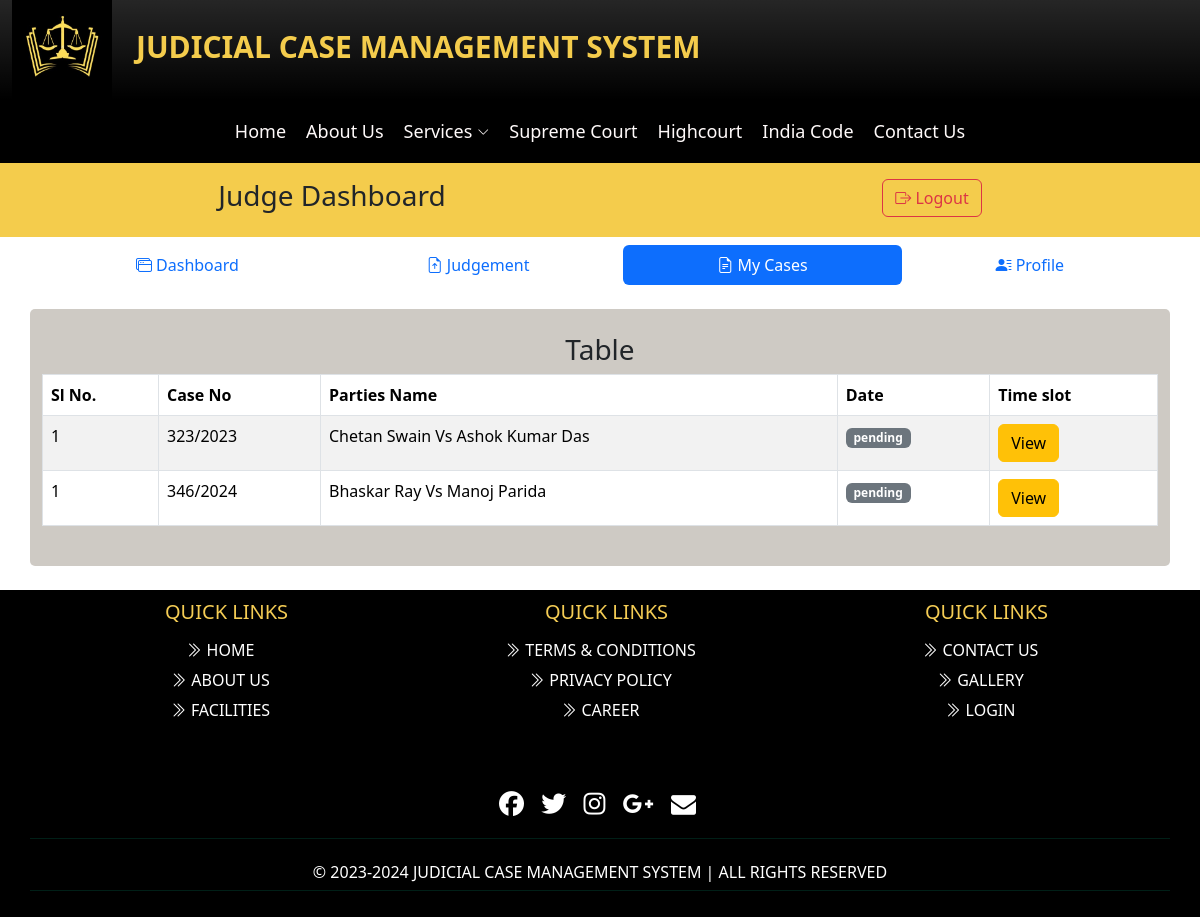
The page /Judge/cases.php (signed in) on the database as committed earlier.
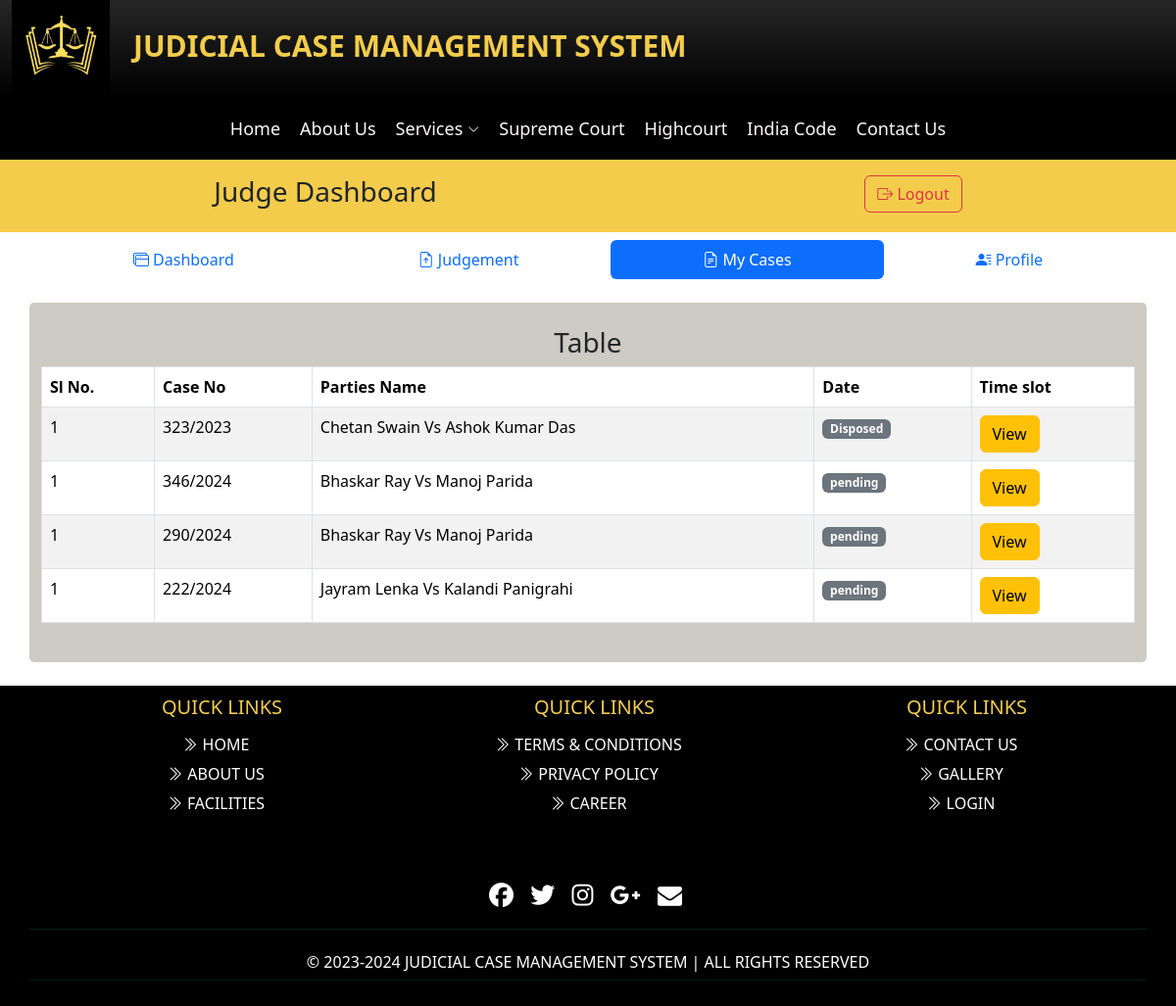
The same page on the database as committed later.
### tables this page shows
CREATE TABLE `case_info` (
  `slno` int(100) NOT NULL,
  `f_filingno` varchar(11) NOT NULL,
  `f-date` date NOT NULL,
  `case_type` varchar(11) NOT NULL,
  `case_no` varchar(11) NOT NULL,
  `year` int(11) NOT NULL,
  `regd_date` date NOT NULL,
  `j_regd` varchar(11) NOT NULL,
  `a_regd` varchar(11) NOT NULL,
  `courtno` int(11) NOT NULL
);

CREATE TABLE `casefiling` (
  `slno` int(11) NOT NULL,
  `filingno` int(20) NOT NULL,
  `state` varchar(20) NOT NULL,
  `court` varchar(100) NOT NULL,
  `casetype` varchar(15) NOT NULL,
  `date` date NOT NULL,
  `pname` varchar(50) NOT NULL,
  `pgname` varchar(50) NOT NULL,
  `page` int(10) NOT NULL,
  `pgender` varchar(15) NOT NULL,
  `pnation` varchar(20) NOT NULL,
  `pcaste` varchar(10) NOT NULL,
  `pemail` varchar(50) NOT NULL,
  `pphn` bigint(12) NOT NULL,
  `padd` varchar(70) NOT NULL,
  `pcity` varchar(20) NOT NULL,
  `pstate` varchar(20) NOT NULL,
  `ppin` int(6) NOT NULL,
  `rname` varchar(50) NOT NULL,
  `rgname` varchar(50) NOT NULL,
  `rage` int(5) NOT NULL,
  `rgender` varchar(6) NOT NULL,
  `rnation` varchar(20) NOT NULL,
  `rcaste` varchar(25) NOT NULL,
  `radd` varchar(70) NOT NULL,
  `rcity` varchar(20) NOT NULL,
  `rstate` varchar(20) NOT NULL,
  `rpin` int(6) NOT NULL,
  `advno` varchar(30) NOT NULL,
  `advname` varchar(50) NOT NULL,
  `r_advname` varchar(50) DEFAULT NULL,
  `r_advno` varchar(10) DEFAULT NULL,
  `fact` text NOT NULL,
  `act` varchar(100) NOT NULL,
  `section` varchar(100) NOT NULL,
  `file` varchar(100) NOT NULL,
  `sts` varchar(11) NOT NULL,
  `judgement` text DEFAULT NULL,
  `verify` int(1) NOT NULL DEFAULT 0
);

### Judge/cases.php (the view, shortened to what this page needs)
<!DOCTYPE html>
<html lang="en">
<head>
</head>
<body>
    <?php include 'head.php'; ?>
    <?php include 'j_nav.php'; ?>
    <div class="container boxtbl">
        <h3 class="text-center">Table</h3>
        <table class="table table-striped table-hover table-bordered">
            <thead>
                <tr>
                    <th>Sl No.</th>
                    <th>Case No</th>
                    <th>Parties Name</th>
                    <th>Date</th>
                    <th>Time slot</th>
                </tr>
            </thead>
            <tbody>
                <?php
                include '../dbcon.php';
                $amail = $_SESSION['username'];
                $sql = "select * from `judge_info` where  `j_email` = '$amail' ";
                $result = mysqli_query($con, $sql);
                if (mysqli_num_rows($result) > 0) {
                    while ($row = mysqli_fetch_array($result)) {
                        $Regd = $row['j_regd'];
                    }
                } else {
                    echo "Unable to Show your Information";
                }
                $qr = "SELECT * FROM casefiling, case_info WHERE (case_info.f_filingno=casefiling.filingno AND case_info.j_regd='$Regd')";
                $res = mysqli_query($con, $qr);
                if ($res) {
                    if (mysqli_num_rows($res) > 0) {
                        foreach ($res as $row) {
                            $sl = 1;
                            $sql2 = "SELECT * FROM `case_info` WHERE `f_filingno`= " . $row['filingno'] . "";
                            $res2 = mysqli_query($con, $sql2);
                            foreach ($res2 as  $rw) {
                                $case = $rw['case_no'] . '/' . $rw['year'];
                                echo '<tr>
                            <td>' . $sl . '</td>
                            <td>' . $case . '</td>';
                            }
                            echo '
                                <td>' . $row['pname'] . '  Vs  ' . $row['rname'] . '</td>
                                <td><span class="badge text-bg-secondary">' . $row['sts'] . '</span></td>
                                <td><a href="caseinfo.php?fno=' . $row['filingno'] . '" class="btn btn-warning">View</a></td>
                                </tr>';
                        }
                    } else {
                        echo '<tr><td></td><td></td>
                        <td>No Cases are found</td>
                        <td></td><td></td><tr>';
                    }
                } else {
                    echo "Error";
                }
                ?>
            </tbody>
        </table>
    </div>
    <?php include 'foot.php'; ?>
</body>
</html>

### Judge/head.php (shortened to what this page needs)
<!DOCTYPE html>
<html lang="en">
<head>
    <link href="https://cdn.jsdelivr.net/npm/bootstrap@5.3.3/dist/css/bootstrap.min.css" rel="stylesheet"
>
    <link rel="stylesheet" href="https://cdn.jsdelivr.net/npm/bootstrap-icons@1.11.3/font/bootstrap-icons.min.css">
    <link rel="stylesheet" href="https://cdnjs.cloudflare.com/ajax/libs/font-awesome/4.7.0/css/font-awesome.min.css">
    <link href="../assets/css/nav.css" rel="stylesheet">
</head>
<body>
    <div class="container-fluid d-flex bg-black bg-gradient">
        <img src="../img/logo.jpg" alt="Logo" width="100" height="100" class="d-inline-block ">
        <span style="font-size: 30px; color: #F4CC4C;" class="p-4"><strong>JUDICIAL CASE MANAGEMENT
                SYSTEM</strong></span>
    </div>
    <section>
        <header id="header" class="fixed-top d-flex align-items-center">
            <div class="container d-flex align-items-center justify-content-between">
                <nav id="navbar" class="navbar">
                    <ul>
                        <li><a class="nav-link scrollto" href="../index.php">Home</a></li>
                        <li><a class="nav-link scrollto" href="../about.php">About Us</a></li>
                        <li class="dropdown"><a href="#"><span>Services</span> <i class="bi bi-chevron-down"></i></a>
                        </li>
                        <li><a class="nav-link scrollto" href="https://www.sci.gov.in/">Supreme Court</a></li>
                        <li><a class="nav-link scrollto" href="../highcourt.php">Highcourt</a></li>
                        <li><a class="nav-link scrollto" href="https://www.indiacode.nic.in/">India Code</a></li>
                        <li><a class="nav-link scrollto" href="../contact.php">Contact Us</a></li>
                    </ul>
                </nav>
            </div>
        </header>
    </section>
</body>
</html>

### Judge/j_nav.php
<div class="container-fuild" style="background-color: #F4CC4C; display: flex; justify-content: space-around;">
    <h3 class="p-3">Judge Dashboard</h3>
    <div class="p-3">
        <a href="j_logout.php" class="btn btn-outline-danger" style="float: right;"><i
                class="bi bi-box-arrow-right"></i>
            Logout</a>
    </div>
</div>
<div class="container mt-2">
    <ul class="nav nav-pills nav-fill">
        <li class="nav-item">
            <a class="nav-link <?php echo basename($_SERVER['PHP_SELF']) == 'dashboard.php' ? 'active' : ''; ?>"
                aria-current="page" href="dashboard.php"><i class="bi bi-window-stack"></i> Dashboard</a>
        </li>
        <li class="nav-item">
            <a class="nav-link <?php echo basename($_SERVER['PHP_SELF']) == 'judgement.php' ? 'active' : ''; ?>"
                aria-current="page" href="judgement.php"><i class="bi bi-file-earmark-arrow-up"></i> Judgement
            </a>
        </li>
        <li class="nav-item">
            <a class="nav-link <?php echo basename($_SERVER['PHP_SELF']) == 'cases.php' ? 'active' : ''; ?>"
                aria-current="page" name="cases" href="cases.php"><i class="bi bi-file-earmark-text"></i> My
                Cases</a>
        </li>
        <li class="nav-item">
            <a class="nav-link <?php echo basename($_SERVER['PHP_SELF']) == 'profile.php' ? 'active' : ''; ?>"
                aria-current="page" href="profile.php"><i class="bi bi-person-lines-fill"></i> Profile</a>
        </li>
    </ul>
</div>

### dbcon.php (shortened to what this page needs)
<!DOCTYPE html>
<html lang="en">
<head>
    <link href="https://cdn.jsdelivr.net/npm/bootstrap@5.3.3/dist/css/bootstrap.min.css" rel="stylesheet">
</head>
<body>
</body>
</html>

### Judge/foot.php (shortened to what this page needs)
<section id="footer">
    <div class="container">
        <div class="row text-center text-xs-center text-sm-left text-md-left">
            <div class="col-xs-12 col-sm-4 col-md-4">
                <h5>Quick links</h5>
                <ul class="list-unstyled quick-links">
                    <li><a href="#"><i class="bi bi-chevron-double-right"></i>Home</a></li>
                    <li><a href="#"><i class="bi bi-chevron-double-right"></i>About Us</a></li>
                    <li><a href="#"><i class="bi bi-chevron-double-right"></i>Facilities</a></li>
                </ul>
            </div>
            <div class="col-xs-12 col-sm-4 col-md-4">
                <h5>Quick links</h5>
                <ul class="list-unstyled quick-links">
                    <li><a href="#"><i class="bi bi-chevron-double-right"></i>Terms & Conditions</a></li>
                    <li><a href="#"><i class="bi bi-chevron-double-right"></i>Privacy Policy</a></li>
                    <li><a href="#"><i class="bi bi-chevron-double-right"></i>Career</a></li>
                </ul>
            </div>
            <div class="col-xs-12 col-sm-4 col-md-4">
                <h5>Quick links</h5>
                <ul class="list-unstyled quick-links">
                    <li><a href="#"><i class="bi bi-chevron-double-right"></i>Contact Us</a></li>
                    <li><a href="#"><i class="bi bi-chevron-double-right"></i>Gallery</a></li>
                    <li><a href="#"><i class="bi bi-chevron-double-right"></i>Login</a></li>
                </ul>
            </div>
        </div>
        <div class="row">
            <div class="col-xs-12 col-sm-12 col-md-12 mt-2 mt-sm-5">
                <ul class="list-unstyled list-inline social text-center">
                    <li class="list-inline-item"><a href="#"><i class="fa fa-facebook"></i></a></li>
                    <li class="list-inline-item"><a href="#"><i class="fa fa-twitter"></i></a></li>
                    <li class="list-inline-item"><a href="#"><i class="fa fa-instagram"></i></a></li>
                    <li class="list-inline-item"><a href="#"><i class="fa fa-google-plus"></i></a></li>
                    <li class="list-inline-item"><a href="#" target="_blank"><i class="fa fa-envelope"></i></a></li>
                </ul>
            </div>
            <hr>
        </div>
        <div class="row">
            <div class="col-xs-12 col-sm-12 col-md-12 mt-2 mt-sm-2 text-center text-white">
                <p class="h6">&copy; <?php echo '2023-' . date("Y"); ?> JUDICIAL CASE MANAGEMENT SYSTEM<a class="text-green ml-2" href="#" target="_blank"> | ALL RIGHTS RESERVED</a></p>
            </div>
            <hr>
        </div>
    </div>
</section>

### assets/css/nav.css (style rules this page uses)
body { font-family: Georgia, 'Cambria'; }
.boxtbl { padding: 2%; margin: 2% auto; width: 60%; background: rgb(206, 202, 196) !important; border-radius: 5px; }
#header { background-color: #000000; top: 0; position: sticky; }
.navbar { padding: 0; left: 0; margin: auto; font-size: 88px; }
.navbar ul { margin: 0; padding: 0; display: flex; list-style: none; align-items: center; }
.navbar li { position: relative; }
.navbar a, .navbar a:focus { display: flex; align-items: center; justify-content: space-between; padding: 10px 10px 10px 10px; font-size: 18px; color: snow; white-space: nowrap; transition: 0.3s; text-decoration: none; }
.navbar a i, .navbar a:focus i { font-size: 12px; line-height: 0; margin-left: 5px; }
*, *::before, *::after { box-sizing: border-box; }
#footer { padding: 10px 0; }
#footer { text-align: center; color: #007b5e; text-transform: uppercase; }
#footer { background: black !important; }
#footer h5 { padding-left: 10px; border-left: 3px solid black; ; padding-bottom: 6px; margin-bottom: 05px; color: rgb(244, 204, 84); }
#footer a { color: #ffffff; text-decoration: none !important; background-color: transparent; -webkit-text-decoration-skip: objects; }
#footer ul.social li { padding: 3px 0; }
#footer ul.social li a i { margin-right: 5px; font-size: 25px; -webkit-transition: .5s all ease; -moz-transition: .5s all ease; transition: .5s all ease; }
#footer ul.social li a, #footer ul.quick-links li a { color: #ffffff; }
#footer ul.quick-links li { padding: 3px 0; -webkit-transition: .5s all ease; -moz-transition: .5s all ease; transition: .5s all ease; }
#footer ul.quick-links li a i { margin-right: 5px; }
.row { --bs-gutter-x: -5.5rem; }
.h6 { color: rgb(244, 204, 84); }

### Judge/head.php (style rules this page uses)
.boxtbl { padding: 2%; margin: 2% auto; width: 90%; background: rgb(206, 202, 196) !important; border-radius: 5px; }

Rows that differ between the two databases and show on the page:
changed casefiling "Chetan Swain": sts "pending" → "Disposed"
now on this page (row edited): casefiling: pname "Bhaskar Ray", rname "Manoj Parida", sts "pending"
added case_info: sl "1", case "290/2024", shown under "Bhaskar Ray"
added casefiling: pname "Jayram Lenka", rname "Kalandi Panigrahi", sts "pending"
added case_info: sl "1", case "222/2024", shown under "Jayram Lenka"
